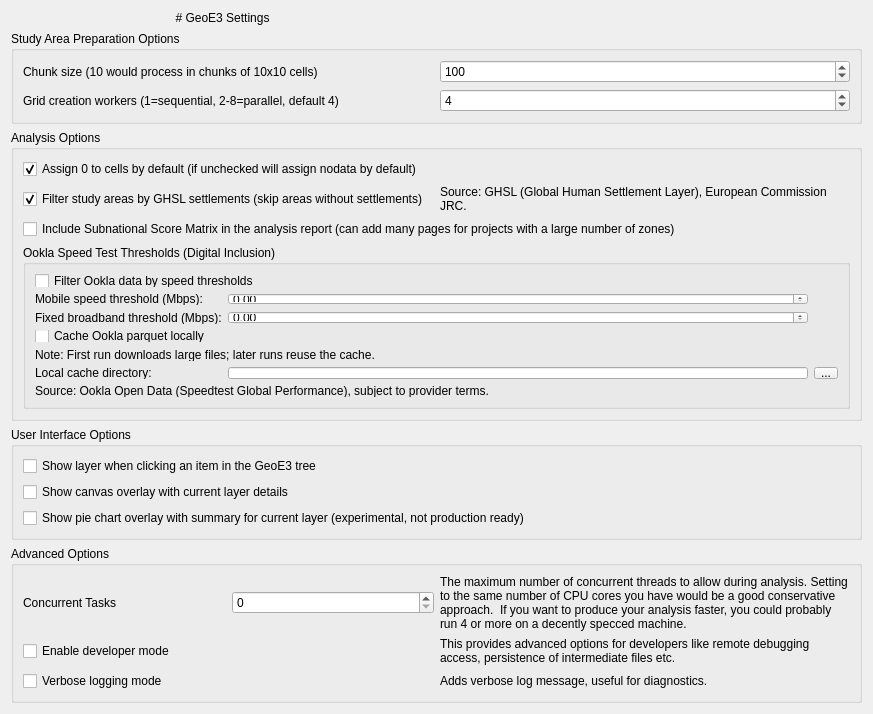
<?xml version="1.0" encoding="UTF-8"?>
<ui version="4.0">
 <class>geest_settings_base</class>
 <widget class="QWidget" name="geest_settings_base">
  <property name="geometry">
   <rect>
    <x>0</x>
    <y>0</y>
    <width>873</width>
    <height>654</height>
   </rect>
  </property>
  <property name="windowTitle">
   <string>GeoE3 Settings</string>
  </property>
  <layout class="QGridLayout" name="gridLayout_2">
   <item row="0" column="0">
    <widget class="QLabel" name="label">
     <property name="text">
      <string># GeoE3 Settings</string>
     </property>
     <property name="textFormat">
      <enum>Qt::MarkdownText</enum>
     </property>
     <property name="alignment">
      <set>Qt::AlignCenter</set>
     </property>
    </widget>
   </item>
   <item row="1" column="0" colspan="2">
    <widget class="QGroupBox" name="groupBox_3">
     <property name="title">
      <string>Study Area Preparation Options</string>
     </property>
     <layout class="QGridLayout" name="gridLayout_3">
      <item row="0" column="0">
       <widget class="QLabel" name="label_6">
        <property name="text">
         <string>Chunk size (10 would process in chunks of 10x10 cells)</string>
        </property>
       </widget>
      </item>
      <item row="0" column="1">
       <widget class="QSpinBox" name="chunk_size">
        <property name="maximum">
         <number>10000</number>
        </property>
        <property name="singleStep">
         <number>10</number>
        </property>
        <property name="value">
         <number>100</number>
        </property>
       </widget>
      </item>
      <item row="1" column="0">
       <widget class="QLabel" name="label_grid_workers">
        <property name="text">
         <string>Grid creation workers (1=sequential, 2-8=parallel, default 4)</string>
        </property>
       </widget>
      </item>
      <item row="1" column="1">
       <widget class="QSpinBox" name="grid_creation_workers">
        <property name="minimum">
         <number>1</number>
        </property>
        <property name="maximum">
         <number>8</number>
        </property>
        <property name="singleStep">
         <number>1</number>
        </property>
        <property name="value">
         <number>4</number>
        </property>
       </widget>
      </item>
     </layout>
    </widget>
   </item>
   <item row="2" column="0" colspan="2">
    <widget class="QGroupBox" name="groupBox_4">
     <property name="title">
      <string>Analysis Options</string>
     </property>
     <layout class="QGridLayout" name="gridLayout_5">
      <item row="0" column="0">
       <widget class="QCheckBox" name="default_raster_to_0">
        <property name="text">
         <string>Assign 0 to cells by default (if unchecked will assign nodata by default)</string>
        </property>
        <property name="checked">
         <bool>true</bool>
        </property>
       </widget>
      </item>
        <item row="1" column="0">
         <widget class="QCheckBox" name="filter_study_areas_by_ghsl">
          <property name="text">
           <string>Filter study areas by GHSL settlements (skip areas without settlements)</string>
          </property>
          <property name="checked">
           <bool>true</bool>
          </property>
         </widget>
        </item>
        <item row="1" column="1">
         <widget class="QLabel" name="label_ghsl_attribution">
          <property name="text">
           <string>Source: GHSL (Global Human Settlement Layer), European Commission JRC.</string>
          </property>
          <property name="wordWrap">
           <bool>true</bool>
          </property>
         </widget>
        </item>
        <item row="2" column="0" colspan="2">
         <widget class="QCheckBox" name="include_subnational_score_matrix">
          <property name="text">
           <string>Include Subnational Score Matrix in the analysis report (can add many pages for projects with a large number of zones)</string>
          </property>
          <property name="checked">
           <bool>false</bool>
          </property>
         </widget>
        </item>
       <item row="3" column="0" colspan="2">
        <widget class="QGroupBox" name="groupBox_ookla">
         <property name="title">
          <string>Ookla Speed Test Thresholds (Digital Inclusion)</string>
        </property>
        <layout class="QGridLayout" name="gridLayout_ookla">
         <item row="0" column="0" colspan="2">
          <widget class="QCheckBox" name="ookla_use_thresholds">
           <property name="text">
            <string>Filter Ookla data by speed thresholds</string>
           </property>
           <property name="checked">
            <bool>false</bool>
           </property>
          </widget>
         </item>
         <item row="1" column="0">
          <widget class="QLabel" name="label_ookla_mobile">
           <property name="text">
            <string>Mobile speed threshold (Mbps):</string>
           </property>
          </widget>
         </item>
         <item row="1" column="1">
          <widget class="QDoubleSpinBox" name="ookla_mobile_threshold">
           <property name="maximum">
            <double>1000.000000000000000</double>
           </property>
           <property name="value">
            <double>0.000000000000000</double>
           </property>
          </widget>
         </item>
         <item row="2" column="0">
          <widget class="QLabel" name="label_ookla_fixed">
           <property name="text">
            <string>Fixed broadband threshold (Mbps):</string>
           </property>
          </widget>
         </item>
         <item row="2" column="1">
          <widget class="QDoubleSpinBox" name="ookla_fixed_threshold">
           <property name="maximum">
            <double>1000.000000000000000</double>
           </property>
           <property name="value">
            <double>0.000000000000000</double>
           </property>
          </widget>
         </item>
         <item row="3" column="0" colspan="2">
          <widget class="QCheckBox" name="ookla_use_local_cache">
           <property name="text">
            <string>Cache Ookla parquet locally</string>
           </property>
           <property name="checked">
            <bool>false</bool>
           </property>
          </widget>
         </item>
          <item row="4" column="0" colspan="2">
           <widget class="QLabel" name="label_ookla_cache_note">
            <property name="text">
             <string>Note: First run downloads large files; later runs reuse the cache.</string>
            </property>
            <property name="wordWrap">
             <bool>true</bool>
            </property>
           </widget>
          </item>
          <item row="6" column="0" colspan="3">
           <widget class="QLabel" name="label_ookla_attribution">
            <property name="text">
             <string>Source: Ookla Open Data (Speedtest Global Performance), subject to provider terms.</string>
            </property>
            <property name="wordWrap">
             <bool>true</bool>
            </property>
           </widget>
          </item>
         <item row="5" column="0">
          <widget class="QLabel" name="label_ookla_cache_dir">
           <property name="text">
            <string>Local cache directory:</string>
           </property>
          </widget>
         </item>
         <item row="5" column="1">
          <widget class="QLineEdit" name="ookla_cache_dir"/>
         </item>
         <item row="5" column="2">
          <widget class="QToolButton" name="ookla_cache_dir_browse">
           <property name="text">
            <string>...</string>
           </property>
          </widget>
         </item>
        </layout>
       </widget>
      </item>
     </layout>
    </widget>
   </item>
   <item row="3" column="0" colspan="2">
    <widget class="QGroupBox" name="groupBox_5">
     <property name="title">
      <string>User Interface Options</string>
     </property>
     <layout class="QGridLayout" name="gridLayout_6">
      <item row="0" column="0">
       <widget class="QCheckBox" name="show_layer_on_click">
        <property name="text">
         <string>Show layer when clicking an item in the GeoE3 tree</string>
        </property>
       </widget>
      </item>
      <item row="1" column="0">
       <widget class="QCheckBox" name="show_overlay">
        <property name="text">
         <string>Show canvas overlay with current layer details</string>
        </property>
       </widget>
      </item>
      <item row="2" column="0">
       <widget class="QCheckBox" name="show_pie_overlay">
        <property name="text">
         <string>Show pie chart overlay with summary for current layer (experimental, not production ready)</string>
        </property>
       </widget>
      </item>
     </layout>
    </widget>
   </item>
   <item row="4" column="1">
    <spacer name="verticalSpacer">
     <property name="orientation">
      <enum>Qt::Vertical</enum>
     </property>
     <property name="sizeHint" stdset="0">
      <size>
       <width>20</width>
       <height>40</height>
      </size>
     </property>
    </spacer>
   </item>
   <item row="5" column="0" colspan="2">
    <widget class="QGroupBox" name="groupBox">
     <property name="title">
      <string>Advanced Options</string>
     </property>
     <layout class="QGridLayout" name="gridLayout">
      <item row="0" column="0">
       <layout class="QHBoxLayout" name="horizontalLayout">
        <item>
         <widget class="QLabel" name="label_thread_pool_size">
          <property name="text">
           <string>Concurrent Tasks</string>
          </property>
         </widget>
        </item>
        <item>
         <widget class="QSpinBox" name="spin_thread_pool_size"/>
        </item>
       </layout>
      </item>
      <item row="0" column="1">
       <widget class="QLabel" name="thread_pool_description">
        <property name="text">
         <string>The maximum number of concurrent threads to allow during analysis. Setting to the same number of CPU cores you have would be a good conservative approach.  If you want to produce your analysis faster, you could probably run 4 or more on a decently specced machine.</string>
        </property>
        <property name="wordWrap">
         <bool>true</bool>
        </property>
        <property name="margin">
         <number>0</number>
        </property>
       </widget>
      </item>
      <item row="1" column="0">
       <widget class="QCheckBox" name="developer_mode_checkbox">
        <property name="text">
         <string>Enable developer mode</string>
        </property>
       </widget>
      </item>
      <item row="1" column="1">
       <widget class="QLabel" name="developer_mode_description">
        <property name="text">
         <string>This provides advanced options for developers like remote debugging access, persistence of intermediate files etc.</string>
        </property>
        <property name="wordWrap">
         <bool>true</bool>
        </property>
        <property name="margin">
         <number>0</number>
        </property>
       </widget>
      </item>
      <item row="2" column="0">
       <widget class="QCheckBox" name="verbose_mode_checkbox">
        <property name="text">
         <string>Verbose logging mode</string>
        </property>
       </widget>
      </item>
      <item row="2" column="1">
       <widget class="QLabel" name="verbose_mode_description">
        <property name="text">
         <string>Adds verbose log message, useful for diagnostics.</string>
        </property>
        <property name="wordWrap">
         <bool>true</bool>
        </property>
        <property name="margin">
         <number>0</number>
        </property>
       </widget>
      </item>
     </layout>
    </widget>
   </item>
  </layout>
 </widget>
 <tabstops>
  <tabstop>spin_thread_pool_size</tabstop>
  <tabstop>developer_mode_checkbox</tabstop>
  <tabstop>verbose_mode_checkbox</tabstop>
 </tabstops>
 <resources/>
 <connections/>
</ui>
